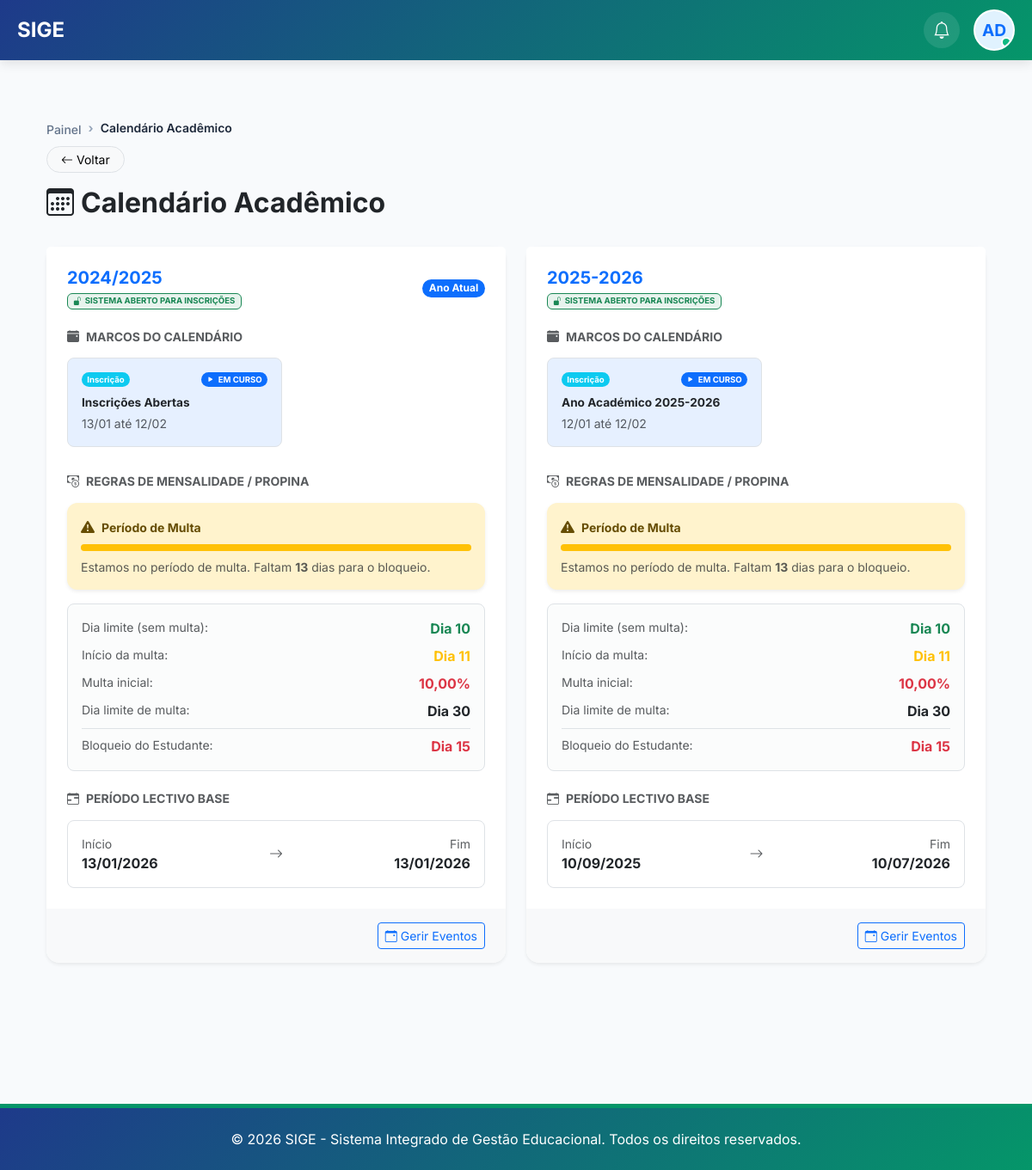
The page /cronograma-academico/ (signed in) on the database its author committed.
### core/models.py (models this page shows, shortened)
class AnoAcademico(models.Model):
    ESTADO_CHOICES = [
        ('PLANEADO', 'Planeado'),
        ('ATIVO', 'Ativo'),
        ('ENCERRADO', 'Encerrado'),
    ]
    codigo = models.CharField(max_length=20, unique=True, verbose_name="Código (ex: 2024/2025)", default="0000/0000")
    descricao = models.CharField(max_length=255, verbose_name="Descrição", default="Ano Académico")
    data_inicio = models.DateField(verbose_name="Data de Início", default=timezone.now)
    data_fim = models.DateField(verbose_name="Data de Fim", default=timezone.now)
    estado = models.CharField(max_length=20, choices=ESTADO_CHOICES, default='PLANEADO', verbose_name="Estado")
    ano_atual = models.BooleanField(default=False, verbose_name="Ano Atual")
    cobrar_propinas = models.BooleanField(default=True, verbose_name="Cobrar Propinas/Mensalidades")
    dia_pagamento_limite = models.PositiveIntegerField(default=10, verbose_name="Dia Limite de Pagamento (sem multa)")
    dia_inicio_multa = models.PositiveIntegerField(default=11, verbose_name="Dia de Início da Multa")
    percentagem_multa_inicial = models.DecimalField(max_digits=5, decimal_places=2, default=10.00, verbose_name="% Multa Inicial")
    percentagem_multa_diaria = models.DecimalField(max_digits=5, decimal_places=2, default=1.00, verbose_name="% Multa Diária Adicional")
    dia_limite_multa = models.PositiveIntegerField(default=30, verbose_name="Dia Limite para Pagamento com Multa")
    dia_bloqueio_estudante = models.PositiveIntegerField(default=15, verbose_name="Dia de Bloqueio Automático")
    bloquear_estudante_atrasado = models.BooleanField(default=True, verbose_name="Bloquear Estudante em Atraso")
    bloqueado_por_divida = models.BooleanField(default=False, verbose_name="Bloqueado por Dívida")
    criado_por = models.ForeignKey(User, on_delete=models.SET_NULL, null=True, blank=True, verbose_name="Criado por")
    data_criacao = models.DateTimeField(auto_now_add=True, verbose_name="Data de Criação")
    class Meta:
        verbose_name = "Ano Académico"
        verbose_name_plural = "Anos Académicos"
        ordering = ['-data_inicio']
    def inscricoes_abertas(self):
        evento = EventoCalendario.objects.filter(
            ano_lectivo=self,
            tipo_evento='INSCRICAO',
            estado='ATIVO'
        ).first()
        if not evento:
            return False
        return evento.esta_ocorrendo()

class EventoCalendario(models.Model):
    TIPO_EVENTO_CHOICES = [
        ('INSCRICAO', 'Inscrição'),
        ('MATRICULA', 'Matrícula'),
        ('TESTE', 'Teste / Avaliação'),
        ('EXAMES', 'Exames'),
        ('FERIAS', 'Férias'),
        ('OUTRO', 'Outro'),
    ]
    ESTADO_CHOICES = [
        ('ATIVO', 'Ativo'),
        ('ENCERRADO', 'Encerrado'),
    ]
    ano_lectivo = models.ForeignKey(AnoAcademico, on_delete=models.CASCADE, related_name='eventos', verbose_name="Ano Lectivo")
    tipo_evento = models.CharField(max_length=20, choices=TIPO_EVENTO_CHOICES, verbose_name="Tipo de Evento")
    descricao = models.CharField(max_length=255, verbose_name="Descrição")
    data_inicio = models.DateField(verbose_name="Data de Início")
    data_fim = models.DateField(verbose_name="Data de Fim")
    estado = models.CharField(max_length=20, choices=ESTADO_CHOICES, default='ATIVO', verbose_name="Estado")
    class Meta:
        verbose_name = "Evento de Calendário"
        verbose_name_plural = "Eventos de Calendário"
        ordering = ['data_inicio']
    def esta_ocorrendo(self):
        hoje = timezone.now().date()
        return self.estado == 'ATIVO' and self.data_inicio <= hoje <= self.data_fim

### core/views.py (the view)
# urls.py: path('cronograma-academico/', views.cronograma_academico, name='cronograma_academico'),
@login_required
def cronograma_academico(request):
    from .models import AnoAcademico, EventoCalendario, PerfilUsuario, Inscricao
    anos = AnoAcademico.objects.all().order_by('-data_inicio')
    eventos_recentes = EventoCalendario.objects.filter(estado='ATIVO').order_by('data_inicio')[:5]
    hoje = timezone.now()
    dia_hoje = int(hoje.strftime("%d"))
    dia_hoje_neg = -dia_hoje
    ano_atual = AnoAcademico.objects.filter(ano_atual=True).first()
    if ano_atual and ano_atual.cobrar_propinas and ano_atual.bloquear_estudante_atrasado:
        if dia_hoje >= ano_atual.dia_bloqueio_estudante:
            estudantes_com_divida = PerfilUsuario.objects.filter(user__groups__name='Estudantes')
            pass
    context = {
        'active': 'cronograma',
        'anos': anos,
        'eventos_recentes': eventos_recentes,
        'hoje': hoje,
        'dia_hoje_neg': dia_hoje_neg
    }
    return render(request, 'core/cronograma_academico.html', context)

### core/templates/core/cronograma_academico.html (shortened to what this page needs)
{% extends 'core/base.html' %}
{% block content %}
<div class="container my-5">
    <div class="d-flex justify-content-between align-items-center mb-4">
        <div>
            <nav aria-label="breadcrumb">
                <ol class="breadcrumb mb-2">
                    <li class="breadcrumb-item"><a href="{% url 'painel_principal' %}" class="text-decoration-none">Painel</a></li>
                    <li class="breadcrumb-item active">Calendário Acadêmico</li>
                </ol>
            </nav>
            <div class="mb-3">
                <a href="{% url 'painel_principal' %}" class="btn btn-sm btn-light border rounded-pill px-3">
                    <i class="bi bi-arrow-left me-1"></i>Voltar
                </a>
            </div>
            <h2 class="fw-bold"><i class="bi bi-calendar3 me-2"></i>Calendário Acadêmico</h2>
        </div>
    </div>
    <div class="row g-4 overflow-auto flex-nowrap pb-3" style="scrollbar-width: thin; -webkit-overflow-scrolling: touch;">
        {% for ano in anos %}
        <div class="col-md-6" style="min-width: 450px; flex: 0 0 auto;">
            <div class="card border-0 shadow-sm h-100" style="border-radius: 15px;">
                <div class="card-header bg-white border-0 pt-4 px-4 d-flex justify-content-between align-items-center">
                    <div>
                        <h5 class="fw-bold mb-0 text-primary">{{ ano.codigo }}</h5>
                        {% if ano.inscricoes_abertas %}
                        <span class="badge bg-success bg-opacity-10 text-success border border-success mt-1" style="font-size: 0.6rem;">
                            <i class="bi bi-unlock-fill me-1"></i>SISTEMA ABERTO PARA INSCRIÇÕES
                        </span>
                        {% else %}
                        <span class="badge bg-danger bg-opacity-10 text-danger border border-danger mt-1" style="font-size: 0.6rem;">
                            <i class="bi bi-lock-fill me-1"></i>SISTEMA FECHADO PARA INSCRIÇÕES
                        </span>
                        {% endif %}
                    </div>
                    {% if ano.ano_atual %}
                    <span class="badge bg-primary rounded-pill">Ano Atual</span>
                    {% endif %}
                </div>
                <div class="card-body px-4 pb-4">
                    <div class="mb-4">
                        <h6 class="text-muted small fw-bold text-uppercase mb-3"><i class="bi bi-calendar-event-fill me-2"></i>Marcos do Calendário</h6>
                        <div class="d-flex overflow-auto pb-2 flex-nowrap g-3" style="scrollbar-width: thin; -webkit-overflow-scrolling: touch;">
                            {% for evento in ano.eventos.all %}
                            <div class="border rounded-3 p-3 me-3 {% if evento.esta_ocorrendo %}bg-primary bg-opacity-10{% endif %}" style="min-width: 250px; flex: 0 0 auto;">
                                <div class="d-flex justify-content-between align-items-start mb-2">
                                    <span class="badge {% if evento.tipo_evento == 'INSCRICAO' %}bg-info{% elif evento.tipo_evento == 'MATRICULA' %}bg-success{% elif evento.tipo_evento == 'TESTE' %}bg-warning{% else %}bg-secondary{% endif %} rounded-pill" style="font-size: 0.6rem;">
                                        {{ evento.get_tipo_evento_display }}
                                    </span>
                                    {% if evento.esta_ocorrendo %}
                                    <span class="badge bg-primary rounded-pill" style="font-size: 0.6rem;"><i class="bi bi-play-fill me-1"></i>EM CURSO</span>
                                    {% endif %}
                                </div>
                                <span class="d-block fw-bold mb-1" style="font-size: 0.85rem;">{{ evento.descricao }}</span>
                                <small class="text-muted d-block">{{ evento.data_inicio|date:"d/m" }} até {{ evento.data_fim|date:"d/m" }}</small>
                            </div>
                            {% empty %}
                            <div class="p-3 text-center text-muted small w-100">Nenhum evento registrado.</div>
                            {% endfor %}
                        </div>
                    </div>
                    {% if ano.cobrar_propinas %}
                    <div class="mb-0">
                        <h6 class="text-muted small fw-bold text-uppercase mb-3"><i class="bi bi-cash-coin me-2"></i>Regras de Mensalidade / Propina</h6>
                        {% with dia_hoje=hoje|date:"j"|add:"0" %}
                        <div class="mb-3">
                            {% if dia_hoje <= ano.dia_pagamento_limite %}
                                <div class="alert alert-success border-0 shadow-sm p-3 mb-2" style="border-radius: 12px;">
                                    <div class="d-flex align-items-center mb-2">
                                        <i class="bi bi-info-circle-fill me-2"></i>
                                        <span class="small fw-bold">Prazo de Pagamento</span>
                                    </div>
                                    <div class="progress" style="height: 8px; border-radius: 4px; background-color: rgba(25, 135, 84, 0.1);">
                                        <div class="progress-bar bg-success" role="progressbar" style="width: {% widthratio dia_hoje ano.dia_pagamento_limite 100 %}%"></div>
                                    </div>
                                    <p class="small text-muted mb-0 mt-2">
                                        Faltam <strong>{{ ano.dia_pagamento_limite|add:dia_hoje_neg }}</strong> dias para o fim do prazo sem multa.
                                    </p>
                                </div>
                            {% elif dia_hoje <= ano.dia_limite_multa %}
                                <div class="alert alert-warning border-0 shadow-sm p-3 mb-2" style="border-radius: 12px;">
                                    <div class="d-flex align-items-center mb-2">
                                        <i class="bi bi-exclamation-triangle-fill me-2"></i>
                                        <span class="small fw-bold">Período de Multa</span>
                                    </div>
                                    <div class="progress" style="height: 8px; border-radius: 4px; background-color: rgba(255, 193, 7, 0.1);">
                                        <div class="progress-bar bg-warning" role="progressbar" style="width: 100%"></div>
                                    </div>
                                    <p class="small text-muted mb-0 mt-2">
                                        Estamos no período de multa. Faltam <strong>{{ ano.dia_limite_multa|add:dia_hoje_neg }}</strong> dias para o bloqueio.
                                    </p>
                                </div>
                            {% endif %}
                        </div>
                        {% endwith %}
                        <div class="p-3 border rounded-3 bg-light bg-opacity-50">
                            <div class="d-flex justify-content-between mb-2">
                                <span class="text-muted small">Dia limite (sem multa):</span>
                                <span class="fw-bold text-success">Dia {{ ano.dia_pagamento_limite }}</span>
                            </div>
                            <div class="d-flex justify-content-between mb-2">
                                <span class="text-muted small">Início da multa:</span>
                                <span class="fw-bold text-warning">Dia {{ ano.dia_inicio_multa }}</span>
                            </div>
                            <div class="d-flex justify-content-between mb-2">
                                <span class="text-muted small">Multa inicial:</span>
                                <span class="fw-bold text-danger">{{ ano.percentagem_multa_inicial }}%</span>
                            </div>
                            <div class="d-flex justify-content-between">
                                <span class="text-muted small">Dia limite de multa:</span>
                                <span class="fw-bold">Dia {{ ano.dia_limite_multa }}</span>
                            </div>
                            <div class="d-flex justify-content-between mt-2 pt-2 border-top">
                                <span class="text-muted small">Bloqueio do Estudante:</span>
                                <span class="fw-bold text-danger">Dia {{ ano.dia_bloqueio_estudante }}</span>
                            </div>
                        </div>
                    </div>
                    {% endif %}
                    <div class="mb-0 mt-4">
                        <h6 class="text-muted small fw-bold text-uppercase mb-3"><i class="bi bi-calendar-range me-2"></i>Período Lectivo Base</h6>
                        <div class="d-flex justify-content-between align-items-center p-3 border rounded-3">
                            <div>
                                <span class="d-block text-muted small">Início</span>
                                <span class="fw-bold">{{ ano.data_inicio|date:"d/m/Y" }}</span>
                            </div>
                            <i class="bi bi-arrow-right text-muted"></i>
                            <div class="text-end">
                                <span class="d-block text-muted small">Fim</span>
                                <span class="fw-bold">{{ ano.data_fim|date:"d/m/Y" }}</span>
                            </div>
                        </div>
                    </div>
                </div>
                <div class="card-footer bg-light border-0 px-4 py-3 text-end" style="border-bottom-left-radius: 15px; border-bottom-right-radius: 15px;">
                    <a href="{% url 'gestao_eventos' %}" class="btn btn-sm btn-outline-primary">
                        <i class="bi bi-calendar-event me-1"></i>Gerir Eventos
                    </a>
                </div>
            </div>
        </div>
        {% empty %}
        <div class="col-12 text-center py-5">
            <i class="bi bi-calendar-x text-muted" style="font-size: 3rem;"></i>
            <p class="mt-3 text-muted">Nenhum ano acadêmico configurado.</p>
        </div>
        {% endfor %}
    </div>
</div>
{% endblock %}

### rows shown on the page
AnoAcademico: codigo "2024/2025", shows "SISTEMA ABERTO PARA INSCRIÇÕES", ano_atual "Ano Atual", dia_limite_multa|add "13", dia_pagamento_limite "10", dia_inicio_multa "11", percentagem_multa_inicial "10,00", dia_limite_multa "30", dia_bloqueio_estudante "15", data_inicio "13/01/2026", data_fim "13/01/2026"
EventoCalendario: tipo_evento "Inscrição", estado "EM CURSO", descricao "Inscrições Abertas", data_inicio "13/01", data_fim "12/02"
AnoAcademico: codigo "2025-2026", shows "SISTEMA ABERTO PARA INSCRIÇÕES", dia_limite_multa|add "13", dia_pagamento_limite "10", dia_inicio_multa "11", percentagem_multa_inicial "10,00", dia_limite_multa "30", dia_bloqueio_estudante "15", data_inicio "10/09/2025", data_fim "10/07/2026"
EventoCalendario: tipo_evento "Inscrição", estado "EM CURSO", descricao "Ano Académico 2025-2026", data_inicio "12/01", data_fim "12/02"
